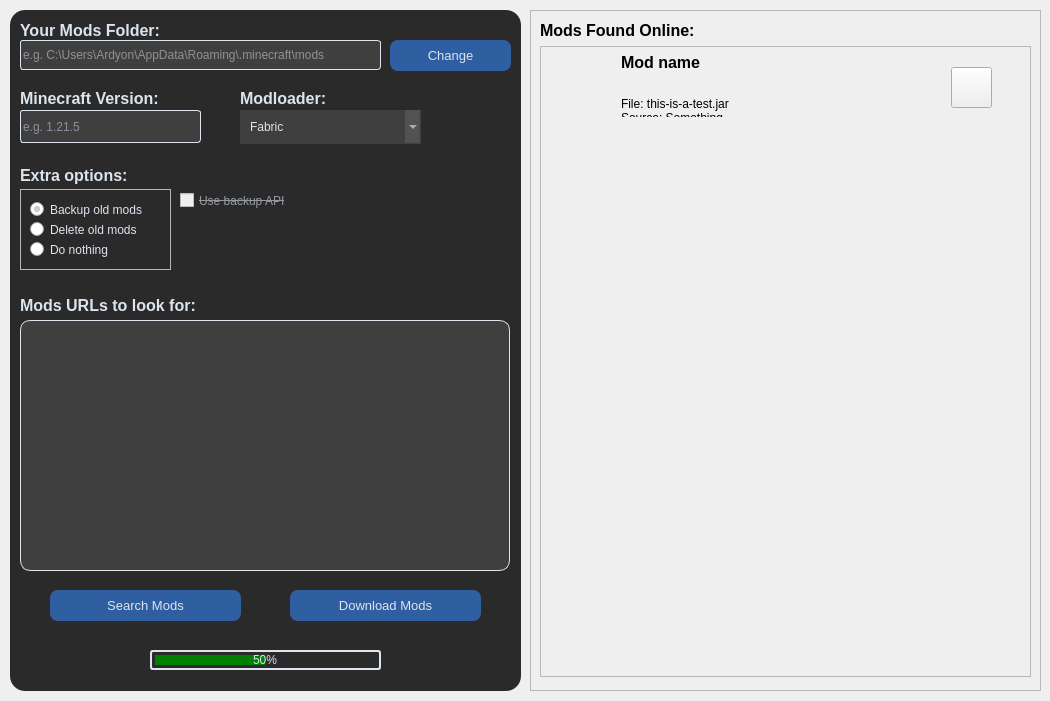
<?xml version="1.0" encoding="UTF-8"?>
<ui version="4.0">
 <class>TabGeneral</class>
 <widget class="QWidget" name="TabGeneral">
  <property name="geometry">
   <rect>
    <x>0</x>
    <y>0</y>
    <width>1050</width>
    <height>701</height>
   </rect>
  </property>
  <property name="windowTitle">
   <string>Form</string>
  </property>
  <widget class="QFrame" name="settings">
   <property name="geometry">
    <rect>
     <x>10</x>
     <y>10</y>
     <width>511</width>
     <height>681</height>
    </rect>
   </property>
   <property name="styleSheet">
    <string notr="true">#settings {
	background-color: #2a2a2a;
	border-radius: 15px;
}


/* Label */
QLabel {
	color: #DCE4EE
}


/* PushButton */
QPushButton {
	color: #DCE4EE;
	background-color: #2f5ea1;
	border-radius: 8px;
}
QPushButton:pressed {
	color: #DCE4EE;
	background-color: #20406d;
}
QPushButton:disabled {
	color: #959aa1;
	background-color: #183154;
}
#stopButton {
	background-color: #9e2c24;
}
#stopButton:pressed {
	background-color: #6b1d18;
}


/* LineEdit */
QLineEdit {
	color: #DCE4EE;
	background-color: rgba(255, 255, 255, 0.1);
	border-radius: 3px;
	border: 1px solid #DCE4EE;
}
QLineEdit:disabled {
	color: #959aa1;
	background-color: rgba(255, 255, 255, 0.05);
	border: 1px solid #959aa1;
}


/* ComboBox */
QComboBox {
	padding-left: 10px;
	border-radius: 0px;
	color: #DCE4EE;
	background-color: rgba(255, 255, 255, 0.1);
}
QComboBox:disabled {
	color: #959aa1;
	background-color: rgba(255, 255, 255, 0.05);
}
QComboBox QListView {
	padding: 5px;
	color: #DCE4EE;
/*	background-color: rgba(0, 0, 0, 1); */
	background-color: #3f3f3f;
	border-radius: 0px;
	outline: 0px;
}
QComboBox QListView:disabled {
	color: #959aa1;
	background-color: rgba(255, 255, 255, 0.05);
}


/* CheckBox */
QCheckBox {
	color: #DCE4EE;
}
QCheckBox:disabled {
	color: #959aa1;
}


/* RadioButton */
QRadioButton {
  color: #DCE4EE;
}


/* PlainTextEdit */
QPlainTextEdit {
	padding: 3px;
	border: 1px solid #DCE4EE;
	border-radius: 10px;
	color: #DCE4EE;
	background-color: rgba(255, 255, 255, 0.1);
}
QPlainTextEdit:disabled {
	border: 1px solid #959aa1;
	color: #959aa1;
	background-color: rgba(255, 255, 255, 0.05);
}
/* SCROLLBAR */
QScrollBar {
	border: none;
    background: #3f3f3f;
	border-radius: 0px;
}
QScrollBar:vertical {
    width: 10px;
 }
QScrollBar:horizontal {
    height: 10px;
}
QScrollBar:disabled {
    background: rgba(255, 255, 255, 0.0);
 }
/* HANDLE BAR */
QScrollBar::handle {
	background: #DCE4EE;
	border-radius: 5px;
}
QScrollBar::handle:pressed {	
	background-color: #acb3bb;
}
QScrollBar::handle:disabled {
	background: #959aa1;
}
/* BTN TOP - SCROLLBAR */
QScrollBar::sub-line:vertical, 
QScrollBar::add-line:vertical {
	height: 0px;
}
/* BTN TOP - SCROLLBAR */
QScrollBar::sub-line:horizontal, 
QScrollBar::add-line:horizontal {
	width: 0px;
}
/* RESET ARROW */
QScrollBar::up-arrow:vertical, QScrollBar::down-arrow:vertical,
QScrollBar::add-page:vertical, QScrollBar::sub-page:vertical,
QScrollBar::up-arrow:horizontal, QScrollBar::down-arrow:horizontal,
QScrollBar::add-page:horizontal, QScrollBar::sub-page:horizontal {
	background: none;
}


/* ProgressBar */
QProgressBar {
    border: 2px solid #dce4ee;
	padding: 3px;
    border-radius: 3px;
	color: #dce4ee;
    background-color: #2a2a2a;
}
QProgressBar::chunk {
	background-color: green;
}</string>
   </property>
   <property name="frameShape">
    <enum>QFrame::Shape::StyledPanel</enum>
   </property>
   <property name="frameShadow">
    <enum>QFrame::Shadow::Raised</enum>
   </property>
   <widget class="QPlainTextEdit" name="modUrlsTextEdit">
    <property name="enabled">
     <bool>true</bool>
    </property>
    <property name="geometry">
     <rect>
      <x>10</x>
      <y>310</y>
      <width>490</width>
      <height>251</height>
     </rect>
    </property>
    <property name="font">
     <font>
      <family>Segoe UI</family>
      <pointsize>9</pointsize>
     </font>
    </property>
    <property name="tabChangesFocus">
     <bool>true</bool>
    </property>
    <property name="lineWrapMode">
     <enum>QPlainTextEdit::LineWrapMode::NoWrap</enum>
    </property>
    <property name="plainText">
     <string/>
    </property>
   </widget>
   <widget class="QLabel" name="extraOptionsLabel">
    <property name="geometry">
     <rect>
      <x>10</x>
      <y>150</y>
      <width>111</width>
      <height>31</height>
     </rect>
    </property>
    <property name="font">
     <font>
      <family>Segoe UI</family>
      <pointsize>12</pointsize>
      <bold>true</bold>
     </font>
    </property>
    <property name="text">
     <string>Extra options:</string>
    </property>
    <property name="alignment">
     <set>Qt::AlignmentFlag::AlignLeading|Qt::AlignmentFlag::AlignLeft|Qt::AlignmentFlag::AlignVCenter</set>
    </property>
   </widget>
   <widget class="QLineEdit" name="downloadDirInput">
    <property name="enabled">
     <bool>true</bool>
    </property>
    <property name="geometry">
     <rect>
      <x>10</x>
      <y>30</y>
      <width>361</width>
      <height>30</height>
     </rect>
    </property>
    <property name="font">
     <font>
      <family>Segoe UI</family>
      <pointsize>9</pointsize>
     </font>
    </property>
    <property name="text">
     <string/>
    </property>
    <property name="placeholderText">
     <string>e.g. C:\Users\Ardyon\AppData\Roaming\.minecraft\mods</string>
    </property>
   </widget>
   <widget class="QProgressBar" name="progressBar">
    <property name="geometry">
     <rect>
      <x>140</x>
      <y>640</y>
      <width>231</width>
      <height>20</height>
     </rect>
    </property>
    <property name="styleSheet">
     <string notr="true"/>
    </property>
    <property name="minimum">
     <number>0</number>
    </property>
    <property name="value">
     <number>50</number>
    </property>
    <property name="alignment">
     <set>Qt::AlignmentFlag::AlignCenter</set>
    </property>
    <property name="format">
     <string>%p%</string>
    </property>
   </widget>
   <widget class="QLabel" name="downloadDirLabel">
    <property name="geometry">
     <rect>
      <x>10</x>
      <y>10</y>
      <width>141</width>
      <height>20</height>
     </rect>
    </property>
    <property name="font">
     <font>
      <family>Segoe UI</family>
      <pointsize>12</pointsize>
      <bold>true</bold>
     </font>
    </property>
    <property name="text">
     <string>Your Mods Folder:</string>
    </property>
    <property name="alignment">
     <set>Qt::AlignmentFlag::AlignLeading|Qt::AlignmentFlag::AlignLeft|Qt::AlignmentFlag::AlignVCenter</set>
    </property>
   </widget>
   <widget class="QLineEdit" name="versionInput">
    <property name="geometry">
     <rect>
      <x>10</x>
      <y>100</y>
      <width>181</width>
      <height>33</height>
     </rect>
    </property>
    <property name="font">
     <font>
      <family>Segoe UI</family>
      <pointsize>9</pointsize>
     </font>
    </property>
    <property name="text">
     <string/>
    </property>
    <property name="maxLength">
     <number>8</number>
    </property>
    <property name="placeholderText">
     <string>e.g. 1.21.5</string>
    </property>
   </widget>
   <widget class="QPushButton" name="searchModsButton">
    <property name="geometry">
     <rect>
      <x>40</x>
      <y>580</y>
      <width>191</width>
      <height>31</height>
     </rect>
    </property>
    <property name="font">
     <font>
      <family>Segoe UI</family>
      <pointsize>10</pointsize>
      <bold>false</bold>
     </font>
    </property>
    <property name="text">
     <string>Search Mods</string>
    </property>
   </widget>
   <widget class="QLabel" name="versionLabel">
    <property name="geometry">
     <rect>
      <x>10</x>
      <y>78</y>
      <width>181</width>
      <height>20</height>
     </rect>
    </property>
    <property name="font">
     <font>
      <family>Segoe UI</family>
      <pointsize>12</pointsize>
      <bold>true</bold>
     </font>
    </property>
    <property name="text">
     <string>Minecraft Version:</string>
    </property>
    <property name="alignment">
     <set>Qt::AlignmentFlag::AlignLeading|Qt::AlignmentFlag::AlignLeft|Qt::AlignmentFlag::AlignVCenter</set>
    </property>
   </widget>
   <widget class="QPushButton" name="downloadDirButton">
    <property name="enabled">
     <bool>true</bool>
    </property>
    <property name="geometry">
     <rect>
      <x>380</x>
      <y>30</y>
      <width>121</width>
      <height>31</height>
     </rect>
    </property>
    <property name="font">
     <font>
      <family>Segoe UI</family>
      <pointsize>10</pointsize>
      <bold>false</bold>
     </font>
    </property>
    <property name="text">
     <string>Change</string>
    </property>
   </widget>
   <widget class="QLabel" name="modUrlsLabel">
    <property name="geometry">
     <rect>
      <x>10</x>
      <y>280</y>
      <width>181</width>
      <height>31</height>
     </rect>
    </property>
    <property name="font">
     <font>
      <family>Segoe UI</family>
      <pointsize>12</pointsize>
      <bold>true</bold>
     </font>
    </property>
    <property name="text">
     <string>Mods URLs to look for:</string>
    </property>
    <property name="alignment">
     <set>Qt::AlignmentFlag::AlignLeading|Qt::AlignmentFlag::AlignLeft|Qt::AlignmentFlag::AlignVCenter</set>
    </property>
   </widget>
   <widget class="QComboBox" name="modloaderOptions">
    <property name="enabled">
     <bool>true</bool>
    </property>
    <property name="geometry">
     <rect>
      <x>230</x>
      <y>100</y>
      <width>181</width>
      <height>34</height>
     </rect>
    </property>
    <property name="font">
     <font>
      <family>Segoe UI</family>
      <pointsize>9</pointsize>
     </font>
    </property>
    <property name="currentText">
     <string>Fabric</string>
    </property>
    <property name="currentIndex">
     <number>0</number>
    </property>
    <item>
     <property name="text">
      <string>Fabric</string>
     </property>
    </item>
    <item>
     <property name="text">
      <string>Forge</string>
     </property>
    </item>
    <item>
     <property name="text">
      <string>NeoForge</string>
     </property>
    </item>
    <item>
     <property name="text">
      <string>Quilt</string>
     </property>
    </item>
    <item>
     <property name="text">
      <string>Quilt with Fabric fallback</string>
     </property>
    </item>
   </widget>
   <widget class="QPushButton" name="downloadModsButton">
    <property name="geometry">
     <rect>
      <x>280</x>
      <y>580</y>
      <width>191</width>
      <height>31</height>
     </rect>
    </property>
    <property name="font">
     <font>
      <family>Segoe UI</family>
      <pointsize>10</pointsize>
      <bold>false</bold>
     </font>
    </property>
    <property name="text">
     <string>Download Mods</string>
    </property>
   </widget>
   <widget class="QLabel" name="modloaderLabel">
    <property name="geometry">
     <rect>
      <x>230</x>
      <y>78</y>
      <width>181</width>
      <height>20</height>
     </rect>
    </property>
    <property name="font">
     <font>
      <family>Segoe UI</family>
      <pointsize>12</pointsize>
      <bold>true</bold>
     </font>
    </property>
    <property name="text">
     <string>Modloader:</string>
    </property>
    <property name="alignment">
     <set>Qt::AlignmentFlag::AlignLeading|Qt::AlignmentFlag::AlignLeft|Qt::AlignmentFlag::AlignVCenter</set>
    </property>
   </widget>
   <widget class="QCheckBox" name="extraOptions_useBackupApi">
    <property name="enabled">
     <bool>false</bool>
    </property>
    <property name="geometry">
     <rect>
      <x>170</x>
      <y>180</y>
      <width>151</width>
      <height>21</height>
     </rect>
    </property>
    <property name="font">
     <font>
      <family>Segoe UI</family>
      <pointsize>9</pointsize>
      <strikeout>true</strikeout>
     </font>
    </property>
    <property name="toolTip">
     <string>(Not implemented yet) When an API fails to find a mod, use another API to check again</string>
    </property>
    <property name="text">
     <string>Use backup API</string>
    </property>
    <property name="checked">
     <bool>false</bool>
    </property>
   </widget>
   <widget class="QFrame" name="extraOptions_backup">
    <property name="geometry">
     <rect>
      <x>10</x>
      <y>179</y>
      <width>151</width>
      <height>81</height>
     </rect>
    </property>
    <property name="frameShape">
     <enum>QFrame::Shape::StyledPanel</enum>
    </property>
    <property name="frameShadow">
     <enum>QFrame::Shadow::Raised</enum>
    </property>
    <widget class="QRadioButton" name="oldModsNothing">
     <property name="geometry">
      <rect>
       <x>10</x>
       <y>50</y>
       <width>131</width>
       <height>21</height>
      </rect>
     </property>
     <property name="font">
      <font>
       <family>Segoe UI</family>
       <pointsize>9</pointsize>
      </font>
     </property>
     <property name="toolTip">
      <string>New and old mods will be in the same folder</string>
     </property>
     <property name="text">
      <string>Do nothing</string>
     </property>
     <property name="checked">
      <bool>false</bool>
     </property>
    </widget>
    <widget class="QRadioButton" name="oldModsBackup">
     <property name="geometry">
      <rect>
       <x>10</x>
       <y>10</y>
       <width>131</width>
       <height>21</height>
      </rect>
     </property>
     <property name="font">
      <font>
       <family>Segoe UI</family>
       <pointsize>9</pointsize>
      </font>
     </property>
     <property name="toolTip">
      <string>Move old mods to a backup folder</string>
     </property>
     <property name="text">
      <string>Backup old mods</string>
     </property>
     <property name="checked">
      <bool>true</bool>
     </property>
    </widget>
    <widget class="QRadioButton" name="oldModsDelete">
     <property name="geometry">
      <rect>
       <x>10</x>
       <y>30</y>
       <width>131</width>
       <height>21</height>
      </rect>
     </property>
     <property name="font">
      <font>
       <family>Segoe UI</family>
       <pointsize>9</pointsize>
      </font>
     </property>
     <property name="toolTip">
      <string>Delete old mods</string>
     </property>
     <property name="text">
      <string>Delete old mods</string>
     </property>
     <property name="checked">
      <bool>false</bool>
     </property>
    </widget>
   </widget>
  </widget>
  <widget class="QFrame" name="mods">
   <property name="geometry">
    <rect>
     <x>530</x>
     <y>10</y>
     <width>511</width>
     <height>681</height>
    </rect>
   </property>
   <property name="styleSheet">
    <string notr="true">#mods {
	background-color: #2a2a2a;
	border-radius: 15px;
}


/* Label */
QFrame QLabel {
	color: #DCE4EE;
}


/* Frame */
QFrame,
#foundModsContainer {
	background-color: #2a2a2a;
}


/* modWidget */
#foundModsContainer &gt; QWidget {
	background-color: rgba(255, 255, 255, 0.1);
	border-radius: 10px;
}


/* modWidget Label */
#foundModsContainer &gt; QWidget QLabel {
	background-color: rgba(255, 255, 255, 0.0);
}


/* modWidget PushButton */
#foundModsContainer &gt; QWidget QPushButton {
	background-color: #9e2c24;
	border-radius: 5px;
}
#foundModsContainer &gt; QWidget QPushButton:pressed {
	background-color: #6b1d18;
}


/* ScrollArea */
QScrollArea {
	background-color: #2a2a2a;
	border-radius: 15px;
}
/* VERTICAL SCROLLBAR */
 QScrollBar:vertical {
	border: none;
    background: #2a2a2a;
    width: 10px;
 }
/*  HANDLE BAR VERTICAL */
QScrollBar::handle:vertical {	
	background: #DCE4EE;
	border-radius: 5px;
}
QScrollBar::handle:vertical:pressed {	
	background-color: #acb3bb;
}
/* BTN TOP - SCROLLBAR */
QScrollBar::sub-line:vertical, 
QScrollBar::add-line:vertical {
	height: 0px;
}
/* RESET ARROW */
QScrollBar::up-arrow:vertical, QScrollBar::down-arrow:vertical,
QScrollBar::add-page:vertical, QScrollBar::sub-page:vertical {
	background: none;
}
/* HORIZONTAL SCROLLBAR */
QScrollBar:horizontal {
	border: none;
    background: #3f3f3f;
    height: 10px;
	border-radius: 0px;
}
/*  HANDLE BAR HORIZONTAL */
QScrollBar::handle:horizontal {
	background: #DCE4EE;
	border-radius: 5px;
}
QScrollBar::handle:horizontal:pressed {	
	background-color: #acb3bb;
}
/* BTN TOP - SCROLLBAR */
QScrollBar::sub-line:horizontal, 
QScrollBar::add-line:horizontal {
	width: 0px;
}
/* RESET ARROW */
QScrollBar::up-arrow:horizontal, QScrollBar::down-arrow:horizontal,
QScrollBar::add-page:horizontal, QScrollBar::sub-page:horizontal {
	background: none;
}</string>
   </property>
   <property name="frameShape">
    <enum>QFrame::Shape::StyledPanel</enum>
   </property>
   <property name="frameShadow">
    <enum>QFrame::Shadow::Raised</enum>
   </property>
   <widget class="QScrollArea" name="scrollArea">
    <property name="geometry">
     <rect>
      <x>10</x>
      <y>36</y>
      <width>491</width>
      <height>631</height>
     </rect>
    </property>
    <property name="widgetResizable">
     <bool>true</bool>
    </property>
    <widget class="QWidget" name="foundModsContainer">
     <property name="geometry">
      <rect>
       <x>0</x>
       <y>0</y>
       <width>491</width>
       <height>631</height>
      </rect>
     </property>
     <layout class="QVBoxLayout" name="verticalLayout">
      <property name="spacing">
       <number>10</number>
      </property>
      <property name="leftMargin">
       <number>0</number>
      </property>
      <property name="topMargin">
       <number>0</number>
      </property>
      <property name="rightMargin">
       <number>0</number>
      </property>
      <property name="bottomMargin">
       <number>0</number>
      </property>
      <item alignment="Qt::AlignmentFlag::AlignTop">
       <widget class="QWidget" name="modWidgetExample" native="true">
        <property name="minimumSize">
         <size>
          <width>0</width>
          <height>80</height>
         </size>
        </property>
        <property name="maximumSize">
         <size>
          <width>470</width>
          <height>80</height>
         </size>
        </property>
        <widget class="QLabel" name="modIcon">
         <property name="geometry">
          <rect>
           <x>10</x>
           <y>10</y>
           <width>61</width>
           <height>61</height>
          </rect>
         </property>
         <property name="pixmap">
          <pixmap resource="../../../../resources.qrc">:/icons/no-icon.png</pixmap>
         </property>
         <property name="scaledContents">
          <bool>true</bool>
         </property>
         <property name="alignment">
          <set>Qt::AlignmentFlag::AlignCenter</set>
         </property>
        </widget>
        <widget class="QLabel" name="modName">
         <property name="geometry">
          <rect>
           <x>80</x>
           <y>0</y>
           <width>291</width>
           <height>31</height>
          </rect>
         </property>
         <property name="font">
          <font>
           <family>Segoe UI</family>
           <pointsize>12</pointsize>
           <bold>true</bold>
          </font>
         </property>
         <property name="text">
          <string>Mod name</string>
         </property>
        </widget>
        <widget class="QLabel" name="modDetails">
         <property name="geometry">
          <rect>
           <x>80</x>
           <y>50</y>
           <width>321</width>
           <height>20</height>
          </rect>
         </property>
         <property name="font">
          <font>
           <family>Segoe UI</family>
           <pointsize>9</pointsize>
           <bold>false</bold>
          </font>
         </property>
         <property name="text">
          <string>File: this-is-a-test.jar
Source: Something</string>
         </property>
         <property name="textFormat">
          <enum>Qt::TextFormat::PlainText</enum>
         </property>
         <property name="alignment">
          <set>Qt::AlignmentFlag::AlignLeading|Qt::AlignmentFlag::AlignLeft|Qt::AlignmentFlag::AlignTop</set>
         </property>
        </widget>
        <widget class="QPushButton" name="actionButton">
         <property name="geometry">
          <rect>
           <x>410</x>
           <y>20</y>
           <width>41</width>
           <height>41</height>
          </rect>
         </property>
         <property name="text">
          <string/>
         </property>
         <property name="icon">
          <iconset resource="../../../../resources.qrc">
           <normaloff>:/icons/trash.png</normaloff>:/icons/trash.png</iconset>
         </property>
         <property name="iconSize">
          <size>
           <width>32</width>
           <height>32</height>
          </size>
         </property>
        </widget>
        <zorder>modIcon</zorder>
        <zorder>actionButton</zorder>
        <zorder>modDetails</zorder>
        <zorder>modName</zorder>
       </widget>
      </item>
     </layout>
    </widget>
   </widget>
   <widget class="QLabel" name="foundModsLabel">
    <property name="geometry">
     <rect>
      <x>10</x>
      <y>10</y>
      <width>231</width>
      <height>21</height>
     </rect>
    </property>
    <property name="font">
     <font>
      <family>Segoe UI</family>
      <pointsize>12</pointsize>
      <bold>true</bold>
     </font>
    </property>
    <property name="text">
     <string>Mods Found Online:</string>
    </property>
    <property name="alignment">
     <set>Qt::AlignmentFlag::AlignLeading|Qt::AlignmentFlag::AlignLeft|Qt::AlignmentFlag::AlignVCenter</set>
    </property>
   </widget>
  </widget>
 </widget>
 <resources>
  <include location="../../../../resources.qrc"/>
 </resources>
 <connections/>
</ui>
